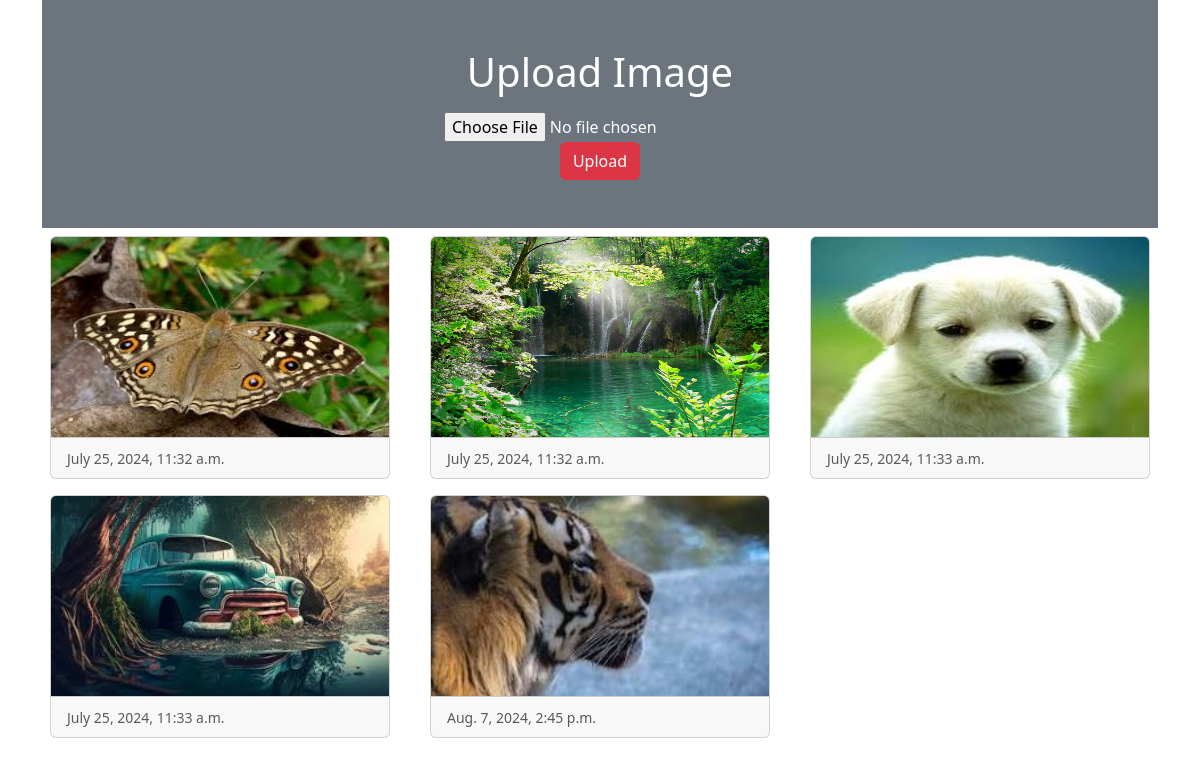
The page / on the database its author committed.
### myapp/models.py (models this page shows)
class Image(models.Model):
    photo = models.ImageField(upload_to="myimage")
    date = models.DateTimeField(auto_now_add=True)

### myapp/views.py (the view)
# urls.py: path('', views.home)
def home(request):
    if request.method == "POST":
        form = ImageForm(request.POST, request.FILES)
        if form.is_valid():
            form.save()
    form = ImageForm()
    img = Image.objects.all()
    return render(request, 'myapp/home.html', {'img':img,'form':form})

### myapp/forms.py
class ImageForm(forms.ModelForm):
    class Meta:
        model = Image
        fields = '__all__'
        labels = {'photo': ''}  # Ensure this is a dictionary, not a set

### myapp/templates/myapp/home.html (shortened to what this page needs)
<!doctype html>
<html lang="en">
    <head>
        <link href="https://cdn.jsdelivr.net/npm/bootstrap@5.3.3/dist/css/bootstrap.min.css" rel="stylesheet">
    </head>
    <body>
        <div class="container">
            <div class = "py-5 text-center bg-secondary text-white">
                <h1 class="mb-3">Upload Image</h1>
                <form action="" method="post" enctype="multipart/form-data">
                    {{form}}
                    <input type="submit" class="btn btn-danger" value="Upload">
                </form>
            </div>
            <div class="row">
                {% for x in img %}
                <div class="col-sm-4">
                    <div class="card m-2">
                        <img src="{{x.photo.url}}" alt="" class="card-img-top" height="200px">
                        <div class="card-footer">
                            <small class="text-muted">{{x.date}}</small>
                        </div>
                    </div>
                </div>
                {% endfor %}
            </div>
        </div>
    </body>
</html>

### rows shown on the page
Image: photo (picture), date "July 25, 2024, 11:32 a.m."
Image: photo (picture), date "July 25, 2024, 11:32 a.m."
Image: photo (picture), date "July 25, 2024, 11:33 a.m."
Image: photo (picture), date "July 25, 2024, 11:33 a.m."
Image: photo (picture), date "Aug. 7, 2024, 2:45 p.m."
